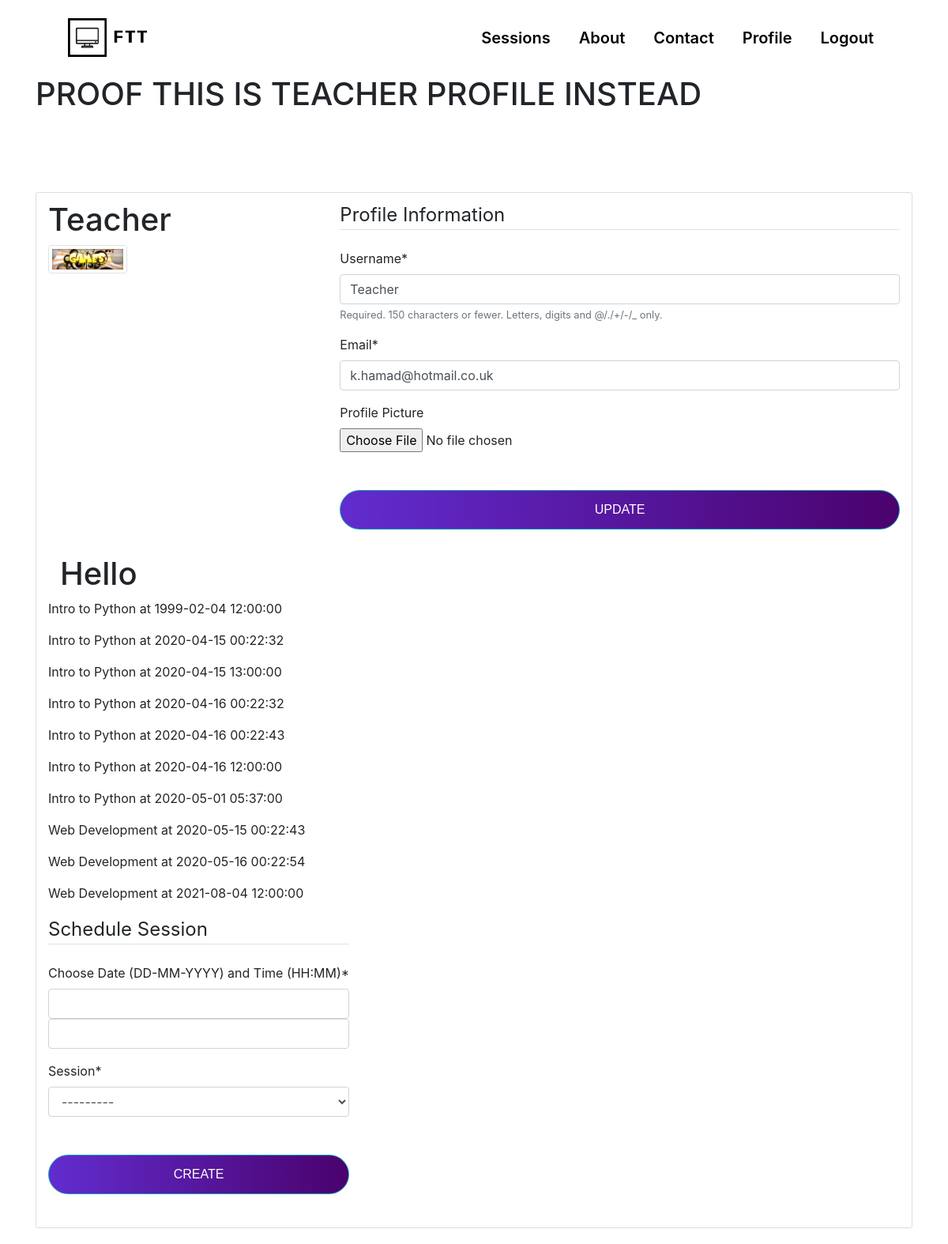
Screenshot of /teacherprofile/ (signed in) with the database file from the repository.
### users/models.py (models this page shows, shortened)
class Profile(models.Model):
    user = models.OneToOneField(User, on_delete=models.CASCADE) # one to one relationship with a user
    image = models.ImageField(default = 'default.jpg', upload_to='profile_pics')
    is_teacher = models.BooleanField('teacher status', default=False)

### Bookings/models.py (models this page shows)
class IndividualSession(models.Model):
    sessiontime = models.DateTimeField()
    session = models.ForeignKey(Session, on_delete = models.CASCADE)
    isbooked = models.BooleanField(default=False)
    def __str__(self):
        return f'{self.session.title} at {self.sessiontime}'

class Session(models.Model):
    skill = models.CharField(max_length = 100)
    description = models.TextField()
    spaces = models.IntegerField()
    title = models.CharField(max_length = 100)
    company = models.CharField(max_length = 100)
    teacher = models.ForeignKey(User, on_delete=models.CASCADE, default = 2) # foreign key user THIS WILL BE DELETED BECAUSE SESSION FK GOES IN USER
    def __str__(self):
        return self.title

### users/views.py (the view)
# urls.py: path('teacherprofile/', user_views.teacherprofile, name='teacherprofile'),
@login_required
def teacherprofile(request):
    if not request.user.profile.is_teacher:
        return redirect("profile")
    u_form = UserUpdateForm(instance=request.user) # pass in current users info to the forms
    p_form = ProfileUpdateForm(instance=request.user.profile)
    newsession_form = CreateSessionForm()
    sessionlist = IndividualSession.objects.all().filter(session__teacher = request.user).order_by('sessiontime', 'id')
    bookinglist = Booking.objects.all().filter(individualsession__session__teacher = request.user).order_by('individualsession')
    print(bookinglist)
    print(sessionlist)
    if request.method == "POST":
        if 'profileupdateform' in request.POST:
            u_form = UserUpdateForm(request.POST, instance=request.user) # pass in current users info to the forms
            p_form = ProfileUpdateForm(request.POST,
                                    request.FILES,
                                    instance=request.user.profile)
            if u_form.is_valid() and p_form.is_valid():
                u_form.save()
                p_form.save()
                messages.success(request, f'Account Updated Successfully') # pop up message for user
                return redirect("profile")
        elif 'pk' in request.POST:
            print(request.POST['pk'])
            print(Booking.objects.all().filter(pk=1))
            Booking.objects.all().filter(pk=request.POST['pk']).delete()
            return redirect('profile')
        elif 'createsession' in request.POST:
            newsession_form = CreateSessionForm(request.POST)
            if newsession_form.is_valid():
                newsession_form.save()
                messages.success(request, f'Session Created Successfully')
                return redirect('profile')
    else:
        u_form = UserUpdateForm(instance=request.user) # pass in current users info to the forms
        p_form = ProfileUpdateForm(instance=request.user.profile)
        newsession_form = CreateSessionForm()
    context = {
        'u_form': u_form,
        'p_form': p_form,
        'newsession_form': newsession_form,
        'pagetitle': 'Teacher',
        'booking': bookinglist,
        'session': sessionlist
    }
    return render(request, 'users/teacherprofile.html', context)

### users/forms.py
class UserUpdateForm(forms.ModelForm):
    email = forms.EmailField()
    class Meta:
        model = User
        fields = ['username', 'email']

class ProfileUpdateForm(forms.ModelForm):
    image = forms.ImageField(label=('Profile Picture'),required=False, widget=forms.FileInput)
    class Meta:
        model = Profile
        fields = ['image']

### users/templates/users/teacherprofile.html (shortened to what this page needs)
{% extends "Bookings/base.html" %}
{% load crispy_forms_tags %}
{% block extrahead %}
  <link rel="stylesheet" href="https://cdnjs.cloudflare.com/ajax/libs/jquery-datetimepicker/2.5.20/jquery.datetimepicker.min.css" />
{% endblock %}
{% block content %}
<h1>PROOF THIS IS TEACHER PROFILE INSTEAD</h1>
<div class = "container content-section">
    <div class = "row">
        <div class = "col col-md-4">
            <h1>{{ user.username }}</h1>
            <img class="img-fluid img-thumbnail" src="{{ user.profile.image.url }}" alt="" height="100" width="100">
        </div>
        <div class = "col">
        <form method="POST" enctype="multipart/form-data">
            <fieldset class = 'form-group'>
                <legend class = "border-bottom mb-4">Profile Information</legend>
                {{ u_form|crispy }}
                {{ p_form|crispy }}
            </fieldset>
            <div class = "form-group">
                <button name = "profileupdateform" class = "btn btn-outline-info" type = "submit">Update</button>
            </div>
        </form>
        </div>
    </div>
    <div class = "container">
        <h1>Hello</h1>
        {% for each in session %}
        <div class = "row">
            <p>{{ each }} </p>
        </div>
        {% endfor %}
        <div class = "row">
            <form method="POST">
                <fieldset class = 'form-group'>
                    <legend class = "border-bottom mb-4">Schedule Session</legend>
                    {{ newsession_form|crispy }}
                </fieldset>
                <div class = "form-group">
                    <button name = "createsession" class = "btn btn-outline-info" type = "submit">Create</button>
                </div>
        </div>
    </div>
</div>
{% endblock %}

### Bookings/Templates/Bookings/base.html (shortened to what this page needs)
{% load static %}
<!DOCTYPE html>
<html>
<head>
  <link rel="stylesheet" type="text/css" href="{% static 'Bookings/main.css' %}">
  {% block extrahead %}
  {% endblock %}
  <link rel="stylesheet" href="https://maxcdn.bootstrapcdn.com/bootstrap/4.3.1/css/bootstrap.min.css">
</head>
<body>
  <header>
    <nav class="navbar navbar-expand-lg">
      <a class="navbar-brand" href="{% url 'Home' %}">
        <img src="{% static 'image/logo_transparent.png' %}" class="d-inline-block align-top" alt=""
          style="width:120px;">
      </a>
      <div class=" collapse navbar-collapse" id="navbarNav">
        <ul class="navbar-nav">
          <li class="nav-item active">
            <a class="nav-link" href="{% url 'Bookings' %}">Sessions</a>
          </li>
          <li class="nav-item">
            <a class="nav-link" href="{% url 'About' %}">About</a>
          </li>
          <li class="nav-item">
            <a class="nav-link" href="{% url 'Contact' %}">Contact</a>
          </li>
          {% if user.is_authenticated %}
          <li class="nav-item">
            <a class="nav-link" href="{% url 'profile' %}">Profile</a>
          </li>
          <li class="nav-item">
            <a class="nav-link" href="{% url 'logout' %}">Logout</a>
          </li>
          {% endif %}
        </ul>
      </div>
    </nav>
  </header>
  <div class="container">
    {% block content %}{% endblock %}
  </div>
</body>
</html>

### Bookings/static/Bookings/main.css (style rules this page uses)
* { margin: 0; padding: 0; border: 0; outline: 0; font-size: 100%; vertical-align: baseline; }
html { font-family: CircularBOLD, sans-serif; font-family: CircularBOOK, sans-serif; }
.content-section { background: #ffffff; padding: 10px 20px; border: 1px solid #dddddd; border-radius: 3px; margin-bottom: 20px; margin-top: 100px; }
body { background-color: rgb(176, 141, 212); }
header { padding: 0 5%; }
nav { display: flex; flex-wrap: wrap; align-items: center; justify-content: space-between; padding: 15px; }
nav a { text-decoration: none; color: black; font-size: 20px; font-weight: 600; }
nav a img { padding: 10px; }
header .nav-item { padding: 10px; }
body { width: 100%; margin: 0 auto; overflow-x: hidden; }
a { display: block; text-align: right; text-decoration: none; color: #999; font-size: 0.9rem; transition: .3s; }
.btn { display: block; width: 100%; height: 50px; border-radius: 25px !important; outline: none; border: none; background-image: linear-gradient(to right, #622CCF, #4A026D, #622CCF); background-size: 200%; font-size: 1.2rem; color: #fff !important; font-family: 'Poppins', sans-serif; text-transform: uppercase; margin: 1rem 0; cursor: pointer; transition: .5s; }

### rows the page displays
IndividualSession: session+sessiontime "Intro to Python at 1999-02-04 12:00:00"
IndividualSession: session+sessiontime "Intro to Python at 2020-04-15 00:22:32"
IndividualSession: session+sessiontime "Intro to Python at 2020-04-15 13:00:00"
IndividualSession: session+sessiontime "Intro to Python at 2020-04-16 00:22:32"
IndividualSession: session+sessiontime "Intro to Python at 2020-04-16 00:22:43"
IndividualSession: session+sessiontime "Intro to Python at 2020-04-16 12:00:00"
IndividualSession: session+sessiontime "Intro to Python at 2020-05-01 05:37:00"
IndividualSession: session+sessiontime "Web Development at 2020-05-15 00:22:43"
IndividualSession: session+sessiontime "Web Development at 2020-05-16 00:22:54"
IndividualSession: session+sessiontime "Web Development at 2021-08-04 12:00:00"

### other values shown
{{ user.username }} "Teacher"
